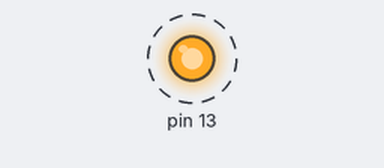
Simulated run of this sketch. Board: Arduino Uno, built with avr-gcc and run on an emulated ATmega328P. On the bench: output pins drawn as LEDs (lit = HIGH). Dashed ring = blinking.

Above: at 0.05 s.
Timing chart, 0 to 3.0 s (numbered marks = the images above):
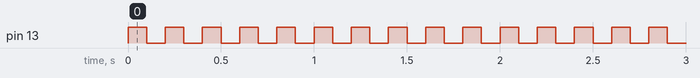

The sketch:

bit_LED_1.ino
```cpp
int main(void){
  DDRD = 0b10000000;
  PORTD = 0b00010000;
  while(1){
    if(PIND & 0b00010000){
      PORTD &= 0b01111111;
    }
    else{
      PORTD |= 0b10000000;
    }
  }
}
```

bit_5.ino
```cpp
const int bit_pin=2;
const int led=5;
void setup() {
DDRB=B00100000;

}
void loop() {
// int bit = digitalRead(bit_pin);
// if(bit ==LOW){
//  PORTD=B00100000;
// }else{
//   digitalWrite(led,LOW);
// }

PORTB=B00100000;
delay(100);
PORTB=B00000000;
delay(100);
}
```

Measured:
- by itself, pin 13: alternates HIGH for 0.10 s and LOW for 0.10 s
